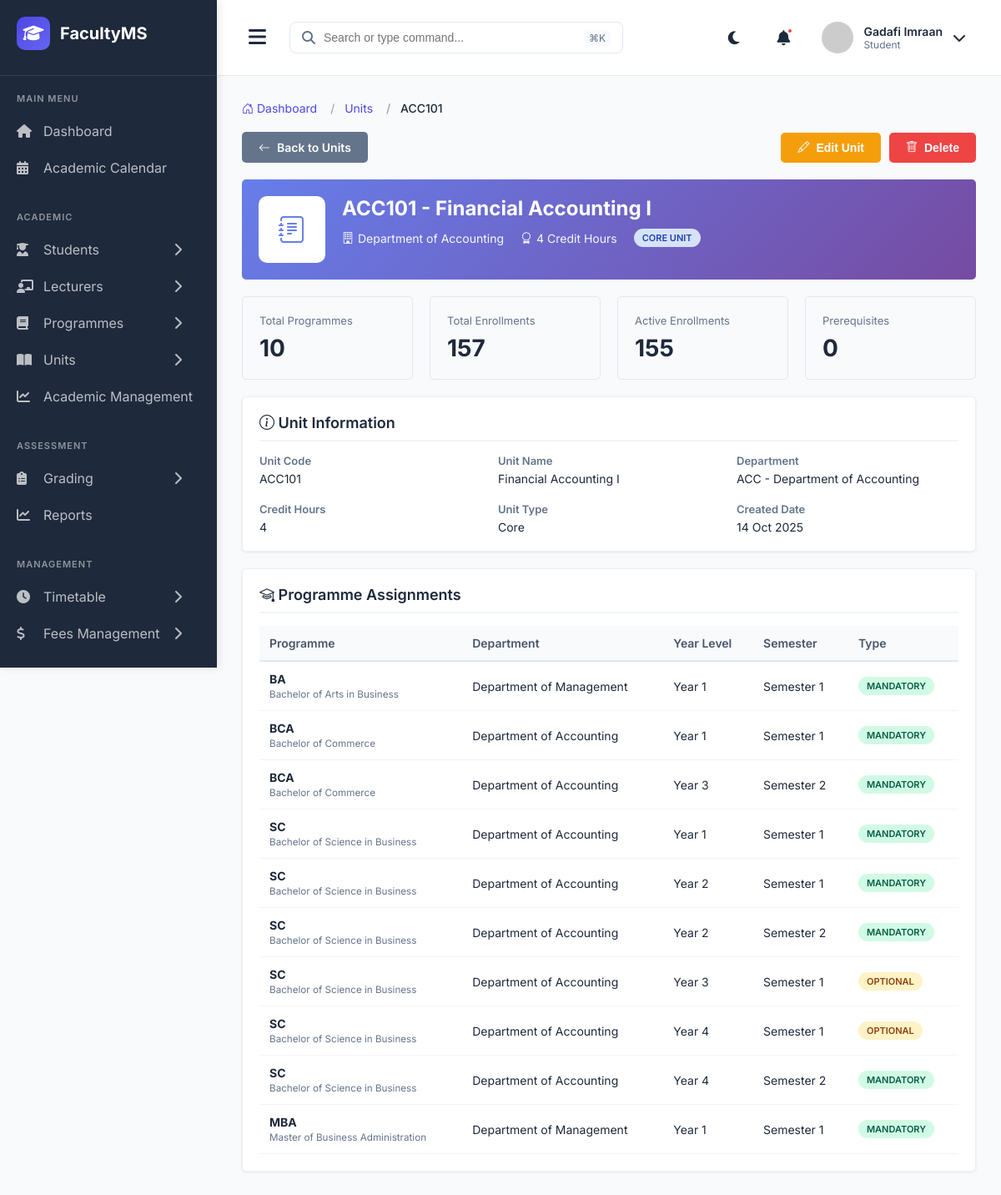
/admin-units/2/ (signed in), run on the app's committed database.
### main_application/models.py (models this page shows, shortened)
class User(AbstractUser):
    USER_TYPES = (
        ('STUDENT', 'Student'),
        ('LECTURER', 'Lecturer'),
        ('COD', 'Chairman of Department'),
        ('DEAN', 'Dean'),
        ('ICT_ADMIN', 'ICT Administrator'),
    )
    user_type = models.CharField(max_length=20, choices=USER_TYPES)
    phone_number = models.CharField(max_length=15, blank=True, null=True)
    profile_picture = models.ImageField(upload_to='profiles/', blank=True, null=True)
    is_active_user = models.BooleanField(default=True)
    date_joined = models.DateTimeField(auto_now_add=True)
    class Meta:
        db_table = 'users'

class Unit(models.Model):
    code = models.CharField(max_length=20, unique=True)
    name = models.CharField(max_length=200)
    description = models.TextField(blank=True)
    credit_hours = models.IntegerField(default=3)
    department = models.ForeignKey(Department, on_delete=models.CASCADE, related_name='units')
    is_core = models.BooleanField(default=True)  # Core or Elective
    prerequisites = models.ManyToManyField('self', symmetrical=False, blank=True, related_name='required_for')
    created_at = models.DateTimeField(auto_now_add=True)
    class Meta:
        db_table = 'units'
        ordering = ['code']

class Department(models.Model):
    name = models.CharField(max_length=200)
    code = models.CharField(max_length=20, unique=True)
    description = models.TextField(blank=True)
    head_of_department = models.ForeignKey(User, on_delete=models.SET_NULL, null=True, blank=True,
                                           related_name='headed_departments', limit_choices_to={'user_type': 'COD'})
    created_at = models.DateTimeField(auto_now_add=True)
    class Meta:
        db_table = 'departments'
        ordering = ['name']

class ProgrammeUnit(models.Model):
    YEAR_LEVELS = (
        (1, 'Year 1'),
        (2, 'Year 2'),
        (3, 'Year 3'),
        (4, 'Year 4'),
    )
    programme = models.ForeignKey(Programme, on_delete=models.CASCADE, related_name='programme_units')
    unit = models.ForeignKey(Unit, on_delete=models.CASCADE, related_name='offered_in_programmes')
    year_level = models.IntegerField(choices=YEAR_LEVELS)
    semester = models.IntegerField(choices=Semester.SEMESTER_CHOICES)
    is_mandatory = models.BooleanField(default=True)
    class Meta:
        db_table = 'programme_units'
        unique_together = ('programme', 'unit', 'year_level', 'semester')
        ordering = ['programme', 'year_level', 'semester']

class Programme(models.Model):
    PROGRAMME_LEVELS = (
        ('CERTIFICATE', 'Certificate'),
        ('DIPLOMA', 'Diploma'),
        ('BACHELORS', 'Bachelor\'s Degree'),
        ('MASTERS', 'Master\'s Degree'),
        ('PHD', 'Doctor of Philosophy'),
    )
    DURATION_YEARS = (
        (1, '1 Year'),
        (2, '2 Years'),
        (3, '3 Years'),
        (4, '4 Years'),
        (5, '5 Years'),
    )
    SEMESTERS_PER_YEAR = (
        (2, '2 Semesters'),
        (3, '3 Semesters'),
    )
    name = models.CharField(max_length=200)
    code = models.CharField(max_length=20, unique=True)
    level = models.CharField(max_length=20, choices=PROGRAMME_LEVELS)
    department = models.ForeignKey(Department, on_delete=models.CASCADE, related_name='programmes')
    duration_years = models.IntegerField(choices=DURATION_YEARS)
    semesters_per_year = models.IntegerField(choices=SEMESTERS_PER_YEAR, default=2)
    description = models.TextField(blank=True)
    is_active = models.BooleanField(default=True)
    created_at = models.DateTimeField(auto_now_add=True)
    class Meta:
        db_table = 'programmes'
        ordering = ['level', 'name']

### main_application/views.py (the view)
# urls.py: path('admin-units/<int:unit_id>/', views.unit_detail, name='unit_detail'),
@login_required
def unit_detail(request, unit_id):
    unit = get_object_or_404(Unit.objects.select_related('department'), id=unit_id)
    programme_assignments = ProgrammeUnit.objects.filter(
        unit=unit
    ).select_related('programme', 'programme__department').order_by('programme__name', 'year_level', 'semester')
    prerequisites = unit.prerequisites.all()
    required_for = unit.required_for.all()
    total_enrollments = unit.enrollments.count()
    active_enrollments = unit.enrollments.filter(status='ENROLLED').count()
    context = {
        'unit': unit,
        'programme_assignments': programme_assignments,
        'prerequisites': prerequisites,
        'required_for': required_for,
        'total_enrollments': total_enrollments,
        'active_enrollments': active_enrollments,
    }
    return render(request, 'admin/unit_detail.html', context)

### templates/admin/unit_detail.html (shortened to what this page needs)
{% extends 'admin_base.html' %}
{% load static %}
{% block extra_css %}
<link rel="stylesheet" href="https://cdn.jsdelivr.net/npm/bootstrap-icons@1.10.0/font/bootstrap-icons.css">
<link rel='stylesheet' href='{% static 'css/unit_detail.css' %}'>
{% endblock %}
{% block content %}
<nav aria-label="breadcrumb">
    <ol class="breadcrumb">
        <li class="breadcrumb-item"><a href="{% url 'admin_dashboard' %}"><i class="bi bi-house-door"></i> Dashboard</a></li>
        <li class="breadcrumb-item"><a href="{% url 'unit_management' %}">Units</a></li>
        <li class="breadcrumb-item active" aria-current="page">{{ unit.code }}</li>
    </ol>
</nav>
<div class="action-bar">
    <a href="{% url 'unit_management' %}" class="btn btn-secondary">
        <i class="bi bi-arrow-left"></i> Back to Units
    </a>
    <div style="display: flex; gap: 10px;">
        <button class="btn btn-warning" onclick="editUnit({{ unit.id }})">
            <i class="bi bi-pencil"></i> Edit Unit
        </button>
        <button class="btn btn-danger" onclick="deleteUnit({{ unit.id }})">
            <i class="bi bi-trash"></i> Delete
        </button>
    </div>
</div>
<div class="unit-header">
    <div class="unit-icon">
        <i class="bi bi-journal-text"></i>
    </div>
    <div class="unit-info">
        <h2>{{ unit.code }} - {{ unit.name }}</h2>
        <div class="unit-meta">
            <span class="meta-item">
                <i class="bi bi-building"></i>
                {{ unit.department.name }}
            </span>
            <span class="meta-item">
                <i class="bi bi-award"></i>
                {{ unit.credit_hours }} Credit Hours
            </span>
            <span>
                {% if unit.is_core %}
                <span class="badge badge-info">Core Unit</span>
                {% else %}
                <span class="badge badge-warning">Elective Unit</span>
                {% endif %}
            </span>
        </div>
    </div>
</div>
<div class="stats-grid">
    <div class="stat-card">
        <div class="stat-label">Total Programmes</div>
        <div class="stat-value">{{ programme_assignments|length }}</div>
    </div>
    <div class="stat-card">
        <div class="stat-label">Total Enrollments</div>
        <div class="stat-value">{{ total_enrollments }}</div>
    </div>
    <div class="stat-card">
        <div class="stat-label">Active Enrollments</div>
        <div class="stat-value">{{ active_enrollments }}</div>
    </div>
    <div class="stat-card">
        <div class="stat-label">Prerequisites</div>
        <div class="stat-value">{{ prerequisites|length }}</div>
    </div>
</div>
<div class="section-container">
    <h3 class="section-title"><i class="bi bi-info-circle"></i> Unit Information</h3>
    <div class="info-grid">
        <div class="info-item">
            <span class="info-label">Unit Code</span>
            <span class="info-value">{{ unit.code }}</span>
        </div>
        <div class="info-item">
            <span class="info-label">Unit Name</span>
            <span class="info-value">{{ unit.name }}</span>
        </div>
        <div class="info-item">
            <span class="info-label">Department</span>
            <span class="info-value">{{ unit.department.code }} - {{ unit.department.name }}</span>
        </div>
        <div class="info-item">
            <span class="info-label">Credit Hours</span>
            <span class="info-value">{{ unit.credit_hours }}</span>
        </div>
        <div class="info-item">
            <span class="info-label">Unit Type</span>
            <span class="info-value">{{ unit.is_core|yesno:"Core,Elective" }}</span>
        </div>
        <div class="info-item">
            <span class="info-label">Created Date</span>
            <span class="info-value">{{ unit.created_at|date:"d M Y" }}</span>
        </div>
    </div>
</div>
<div class="section-container">
    <h3 class="section-title"><i class="bi bi-mortarboard"></i> Programme Assignments</h3>
    {% if programme_assignments %}
    <div class="table-container">
        <table>
            <thead>
                <tr>
                    <th>Programme</th>
                    <th>Department</th>
                    <th>Year Level</th>
                    <th>Semester</th>
                    <th>Type</th>
                </tr>
            </thead>
            <tbody>
                {% for assignment in programme_assignments %}
                <tr>
                    <td>
                        <strong>{{ assignment.programme.code }}</strong><br>
                        <small style="color: #64748B;">{{ assignment.programme.name }}</small>
                    </td>
                    <td>{{ assignment.programme.department.name }}</td>
                    <td>{{ assignment.get_year_level_display }}</td>
                    <td>Semester {{ assignment.semester }}</td>
                    <td>
                        {% if assignment.is_mandatory %}
                        <span class="badge badge-success">Mandatory</span>
                        {% else %}
                        <span class="badge badge-warning">Optional</span>
                        {% endif %}
                    </td>
                </tr>
                {% endfor %}
            </tbody>
        </table>
    </div>
    {% else %}
    <p style="color: #64748B; text-align: center; padding: 20px;">This unit is not assigned to any programme yet.</p>
    {% endif %}
</div>
{% endblock %}

### templates/admin_base.html (shortened to what this page needs)
{% load static %}
<!DOCTYPE html>
<html lang="en">
<head>
    <link rel="stylesheet" href="https://cdnjs.cloudflare.com/ajax/libs/font-awesome/6.4.0/css/all.min.css">
    {% block extra_css %}{% endblock %}
</head>
<body>
    <div class="sidebar" id="sidebar">
        <div class="sidebar-header">
            <div class="logo">
                <i class="fas fa-graduation-cap"></i>
            </div>
            <span class="logo-text">FacultyMS</span>
        </div>
        <div class="menu-section">
            <div class="menu-title">Main Menu</div>
            <a href="{% url 'admin_dashboard'%}" class="menu-item {% if request.resolver_match.url_name == 'admin_dashboard' %}active{% endif %}">
                <i class="fas fa-home"></i>
                <span>Dashboard</span>
            </a>
            <a href="{% url 'admin_academic_calendar'%}" class="menu-item {% if request.resolver_match.url_name == 'admin_academic_calendar' %}active{% endif %}">
                <i class="fas fa-calendar-alt"></i>
                <span>Academic Calendar</span>
            </a>
        </div>
        <div class="menu-section">
            <div class="menu-title">Academic</div>
            <div class="menu-item has-submenu {% if 'student' in request.resolver_match.url_name %}active{% endif %}" data-submenu="students">
                <i class="fas fa-user-graduate"></i>
                <span>Students</span>
                <i class="fas fa-chevron-right arrow"></i>
            </div>
            <div class="menu-item has-submenu {% if 'lecturer' in request.resolver_match.url_name %}active{% endif %}" data-submenu="lecturers">
                <i class="fas fa-chalkboard-teacher"></i>
                <span>Lecturers</span>
                <i class="fas fa-chevron-right arrow"></i>
            </div>
            <div class="menu-item has-submenu {% if 'programme' in request.resolver_match.url_name or 'departments' in request.resolver_match.url_name %}active{% endif %}" data-submenu="programmes">
                <i class="fas fa-book"></i>
                <span>Programmes</span>
                <i class="fas fa-chevron-right arrow"></i>
            </div>
            <div class="menu-item has-submenu {% if 'units' in request.resolver_match.url_name %}active{% endif %}" data-submenu="units">
                <i class="fas fa-book-open"></i>
                <span>Units</span>
                <i class="fas fa-chevron-right arrow"></i>
            </div>
             <a href="{% url 'academic_management'%}" class="menu-item {% if request.resolver_match.url_name == 'academic_management' %}active{% endif %}">
                <i class="fas fa-chart-line"></i>
                <span>Academic Management</span>
            </a>
        </div>
        <div class="menu-section">
            <div class="menu-title">Assessment</div>
            <div class="menu-item has-submenu {% if 'grading' in request.resolver_match.url_name or 'marks' in request.resolver_match.url_name or 'assessment' in request.resolver_match.url_name %}active{% endif %}" data-submenu="grading">
                <i class="fas fa-clipboard-list"></i>
                <span>Grading</span>
                <i class="fas fa-chevron-right arrow"></i>
            </div>
            <a href="{% url 'admin_reports'%}" class="menu-item {% if request.resolver_match.url_name == 'admin_reports' %}active{% endif %}">
                <i class="fas fa-chart-line"></i>
                <span>Reports</span>
            </a>
        </div>
        <div class="menu-section">
            <div class="menu-title">Management</div>
            <div class="menu-item has-submenu {% if 'timetable' in request.resolver_match.url_name or 'venues' in request.resolver_match.url_name %}active{% endif %}" data-submenu="timetable">
                <i class="fas fa-clock"></i>
                <span>Timetable</span>
                <i class="fas fa-chevron-right arrow"></i>
            </div>
            <div class="menu-item has-submenu {% if 'fees' in request.resolver_match.url_name %}active{% endif %}" data-submenu="fees">
                <i class="fas fa-dollar-sign"></i>
                <span>Fees Management</span>
                <i class="fas fa-chevron-right arrow"></i>
            </div>
        </div>
    </div>
    <div class="main-content" id="mainContent">
        <div class="header">
            <div class="header-left">
                <button class="menu-toggle" id="menuToggle">
                    <i class="fas fa-bars"></i>
                </button>
                <div class="search-bar">
                    <i class="fas fa-search"></i>
                    <input type="text" placeholder="Search or type command...">
                    <span class="shortcut">⌘K</span>
                </div>
            </div>
            <div class="header-right">
                <div class="header-icon">
                    <i class="fas fa-moon"></i>
                </div>
                <div class="header-icon notification-icon">
                    <i class="fas fa-bell"></i>
                    <span class="notification-badge"></span>
                </div>
                <div class="user-profile">
                    <img src="https://ui-avatars.com/api/?name=Admin+User&background=4F46E5&color=fff" alt="User" class="user-avatar">
                    <div class="user-info">
                        <span class="user-name">{{ user.get_full_name|default:"Admin User" }}</span>
                        <span class="user-role">{{ user.get_user_type_display|default:"Administrator" }}</span>
                    </div>
                    <i class="fas fa-chevron-down"></i>
                </div>
            </div>
        </div>
        <div class="content">
            {% block content %}{% endblock %}
        </div>
    </div>
</body>
</html>

### data on the page
User: get_full_name "Gadafi Imraan", user_type "Student"
Unit: code "ACC101", name "Financial Accounting I", department.name "Department of Accounting", credit_hours "4", department.code "ACC", is_core "Core", created_at "14 Oct 2025"
ProgrammeUnit: programme.code "BA", programme.name "Bachelor of Arts in Business", programme.department.name "Department of Management", year_level "Year 1", semester "1", is_mandatory "MANDATORY"
ProgrammeUnit: programme.code "BCA", programme.name "Bachelor of Commerce", programme.department.name "Department of Accounting", year_level "Year 1", semester "1", is_mandatory "MANDATORY"
ProgrammeUnit: programme.code "BCA", programme.name "Bachelor of Commerce", programme.department.name "Department of Accounting", year_level "Year 3", semester "2", is_mandatory "MANDATORY"
ProgrammeUnit: programme.code "SC", programme.name "Bachelor of Science in Business", programme.department.name "Department of Accounting", year_level "Year 1", semester "1", is_mandatory "MANDATORY"
ProgrammeUnit: programme.code "SC", programme.name "Bachelor of Science in Business", programme.department.name "Department of Accounting", year_level "Year 2", semester "1", is_mandatory "MANDATORY"
ProgrammeUnit: programme.code "SC", programme.name "Bachelor of Science in Business", programme.department.name "Department of Accounting", year_level "Year 2", semester "2", is_mandatory "MANDATORY"
ProgrammeUnit: programme.code "SC", programme.name "Bachelor of Science in Business", programme.department.name "Department of Accounting", year_level "Year 3", semester "1", is_mandatory "OPTIONAL"
ProgrammeUnit: programme.code "SC", programme.name "Bachelor of Science in Business", programme.department.name "Department of Accounting", year_level "Year 4", semester "1", is_mandatory "OPTIONAL"
ProgrammeUnit: programme.code "SC", programme.name "Bachelor of Science in Business", programme.department.name "Department of Accounting", year_level "Year 4", semester "2", is_mandatory "MANDATORY"
ProgrammeUnit: programme.code "MBA", programme.name "Master of Business Administration", programme.department.name "Department of Management", year_level "Year 1", semester "1", is_mandatory "MANDATORY"

### other printed values
{{ programme_assignments|length }} "10"
{{ total_enrollments }} "157"
{{ active_enrollments }} "155"
{{ prerequisites|length }} "0"
